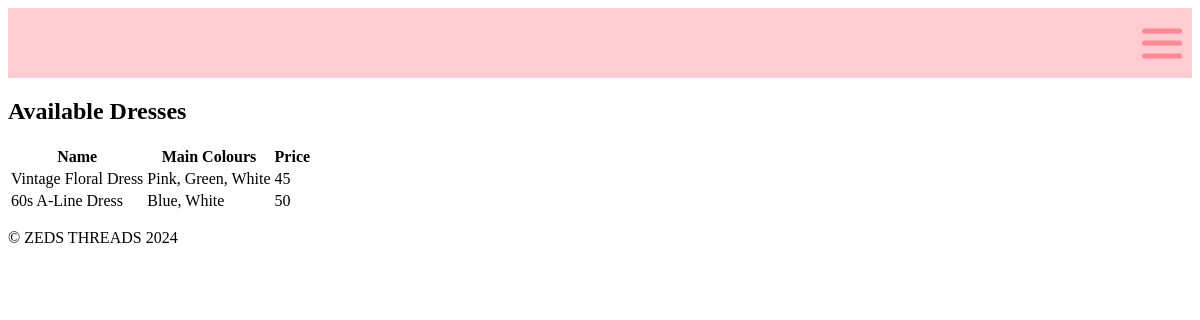
The app's page /dresses.html with its own data.
### tables this page shows
CREATE TABLE clothing_data (id INTEGER PRIMARY KEY, name TEXT (0, 100), main_colours TEXT (1, 100), price NUMERIC (1, 5), cat_id NUMERIC REFERENCES clothing_catergory (catergoryid));

### main.py (the view)
@app.route('/dresses.html')
def render_dresses():
    con = create_connection(DATABASE)
    if con:
        query = "SELECT name, main_colours, price FROM clothing_data WHERE cat_id = 2"
        cur = con.cursor()
        cur.execute(query)
        clothing_list = cur.fetchall()
        con.close()
        if clothing_list:
            return render_template('dresses.html', clothing=clothing_list)
        else:
            return render_template('dresses.html', clothing=[], message="No dresses found.")
    else:
        return "Error"

### main.py (called while the page is built)
def create_connection(db_file):
    try:
        connection = sqlite3.connect(db_file)
        return connection
    except Error as e:
        print(e)
    return None

### templates/dresses.html (shortened to what this page needs)
{% extends "base.html" %}
{% block main %}
<h2>Available Dresses</h2>
<table>
    <tr>
        <th>Name</th>
        <th>Main Colours</th>
        <th>Price</th>
    </tr>
    {% for item in clothing %}
    <tr>
        <td>{{ item[0] }}</td>
        <td>{{ item[1] }}</td>
        <td>{{ item[2] }}</td>
    </tr>
    {% endfor %}
</table>
{% endblock %}

### records on screen
clothing_data: name "Vintage Floral Dress", main_colours "Pink, Green, White", price "45"
clothing_data: name "60s A-Line Dress", main_colours "Blue, White", price "50"
